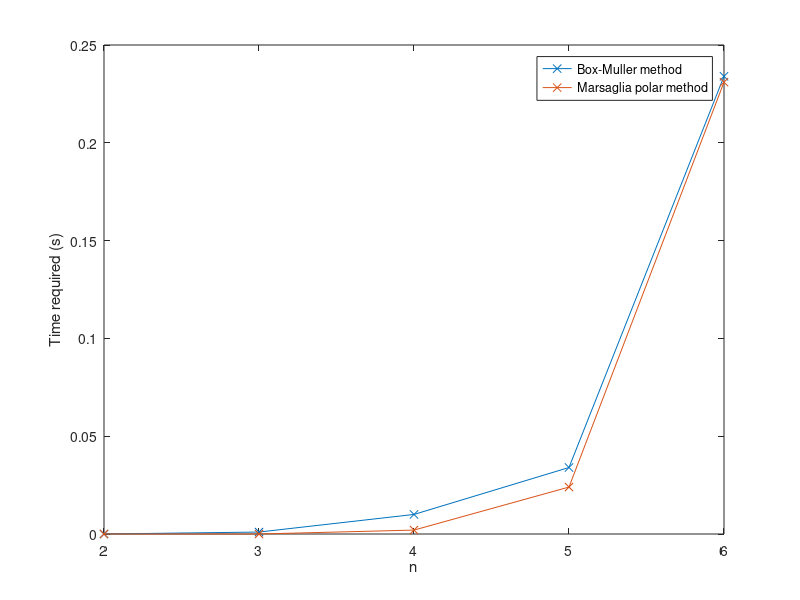

Write MATLAB code to recreate this figure.
M = dlmread('Q13.txt');
n = M(1:5,1:1);
box = M(1:5,2:2);
polar = M(1:5,3:3);
plot(n,box,'x-',n,polar,'x-')
xlabel('n')
ylabel('Time required (s)')
legend('Box-Muller method','Marsaglia polar method')